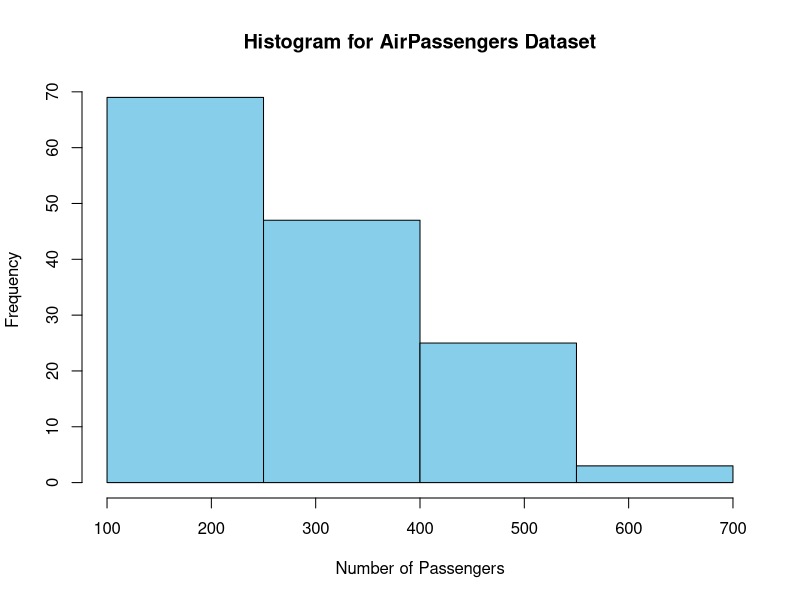

This chart was generated by the following R code:
data("AirPassengers")
hist(AirPassengers, breaks=seq(100, 700, by=150), main="Histogram for AirPassengers Dataset",
     xlab="Number of Passengers", ylab="Frequency", col="skyblue", border="black")
